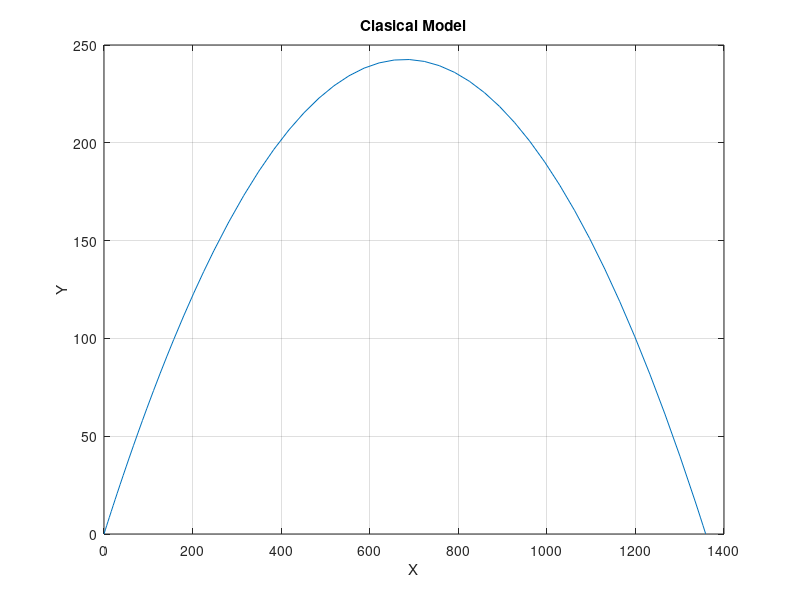

Reproduce this figure in MATLAB.
function Classicball 
    %initial velocity = 215.06 feet/sec = 146.63 m/h @ 35.54 degrees 
    [t,x]=ode45(@flights,[0,7.763],[0,175,0,125,0,0]); 
    plot(x(:,1),x(:,3)); 
    title('Clasical Model') 
    xlabel('X') 
    ylabel('Y') 
    grid on 
end

function xprime=flights(t,x) 
    xprime=zeros(2,1); 
    %X 
    xprime(1)=x(2); 
    xprime(2)=0; 
    %Y 
    xprime(3)=x(4); 
    xprime(4)=-32.2; 
    %Z
    xprime(5)=x(6);
    xprime(6)=0;
end